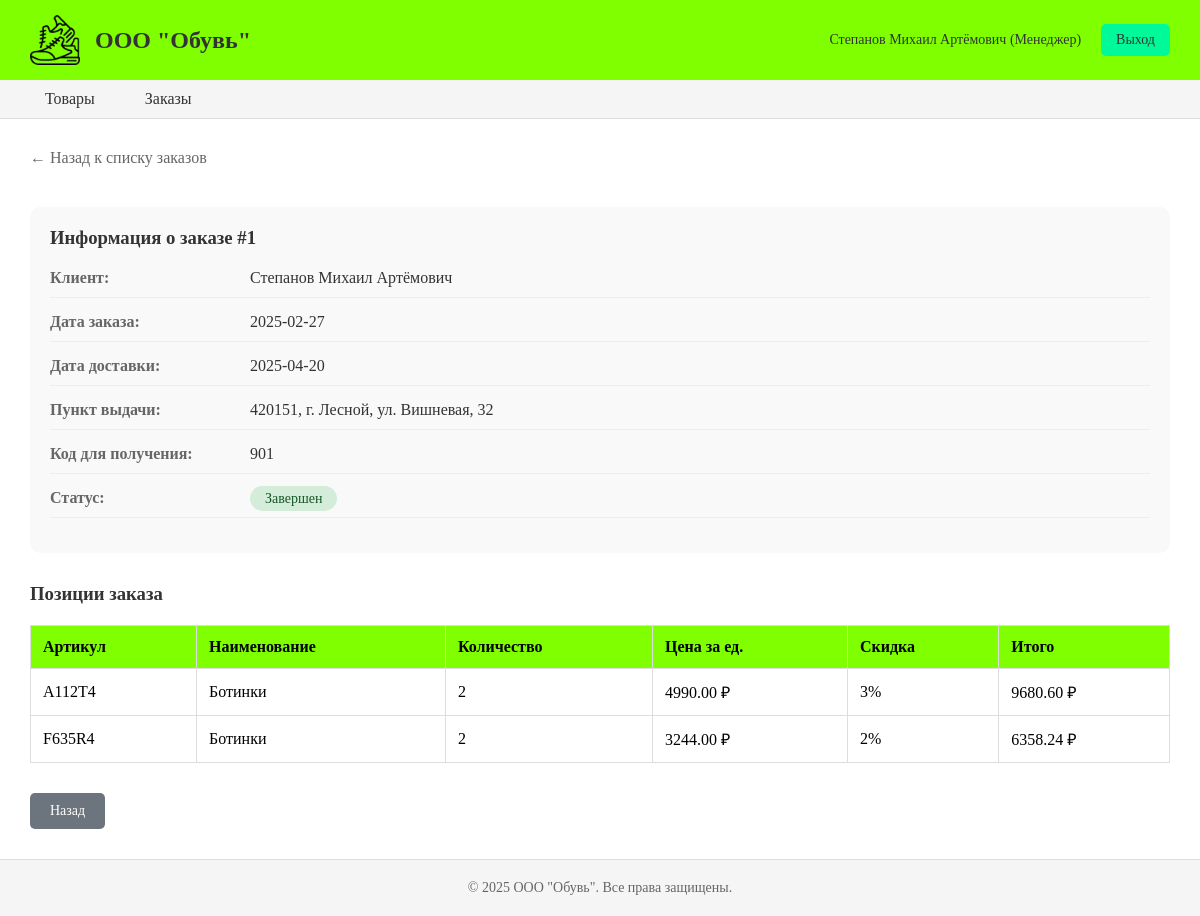
The page /order/1 (signed in) on the database its author committed.
### tables this page shows
CREATE TABLE users (
    id INTEGER PRIMARY KEY AUTOINCREMENT,
    full_name TEXT NOT NULL,
    login TEXT NOT NULL UNIQUE,
    password TEXT NOT NULL,
    role_id INTEGER NOT NULL,
    FOREIGN KEY (role_id) REFERENCES roles(id)
);

CREATE TABLE orders (
    id INTEGER PRIMARY KEY AUTOINCREMENT,
    order_number INTEGER NOT NULL UNIQUE,
    user_id INTEGER NOT NULL,
    pickup_point_id INTEGER NOT NULL,
    order_date TEXT NOT NULL,
    delivery_date TEXT,
    code TEXT NOT NULL,
    status_id INTEGER NOT NULL,
    FOREIGN KEY (user_id) REFERENCES users(id),
    FOREIGN KEY (pickup_point_id) REFERENCES pickup_points(id),
    FOREIGN KEY (status_id) REFERENCES order_statuses(id)
);

CREATE TABLE pickup_points (
    id INTEGER PRIMARY KEY AUTOINCREMENT,
    address TEXT NOT NULL
);

CREATE TABLE order_statuses (
    id INTEGER PRIMARY KEY AUTOINCREMENT,
    name TEXT NOT NULL UNIQUE
);

CREATE TABLE order_items (
    id INTEGER PRIMARY KEY AUTOINCREMENT,
    order_id INTEGER NOT NULL,
    product_id INTEGER NOT NULL,
    quantity INTEGER NOT NULL,
    FOREIGN KEY (order_id) REFERENCES orders(id),
    FOREIGN KEY (product_id) REFERENCES products(id)
);

CREATE TABLE products (
    id INTEGER PRIMARY KEY AUTOINCREMENT,
    article TEXT NOT NULL UNIQUE,
    name TEXT NOT NULL,
    unit TEXT NOT NULL,
    price REAL NOT NULL,
    supplier_id INTEGER NOT NULL,
    manufacturer_id INTEGER NOT NULL,
    category_id INTEGER NOT NULL,
    discount INTEGER DEFAULT 0,
    quantity INTEGER DEFAULT 0,
    description TEXT,
    photo TEXT,
    FOREIGN KEY (supplier_id) REFERENCES suppliers(id),
    FOREIGN KEY (manufacturer_id) REFERENCES manufacturers(id),
    FOREIGN KEY (category_id) REFERENCES categories(id)
);

### app.py (the view)
@app.route('/order/<int:order_id>')
@manager_required
def order_detail(order_id):
    order = query_db('''
        SELECT o.*, u.full_name as user_name, s.name as status_name, pp.address as pickup_address
        FROM orders o
        JOIN users u ON o.user_id = u.id
        JOIN order_statuses s ON o.status_id = s.id
        JOIN pickup_points pp ON o.pickup_point_id = pp.id
        WHERE o.id = ?
    ''', (order_id,), one=True)
    if not order:
        flash('Заказ не найден', 'error')
        return redirect(url_for('orders'))
    items = query_db('''
        SELECT oi.*, p.name as product_name, p.article, p.price, p.discount
        FROM order_items oi
        JOIN products p ON oi.product_id = p.id
        WHERE oi.order_id = ?
    ''', (order_id,))
    return render_template('order_detail.html', order=order, items=items)

### app.py (called while the page is built)
def get_db():
    if 'db' not in g:
        g.db = sqlite3.connect(DATABASE)
        g.db.row_factory = sqlite3.Row
    return g.db

def query_db(query, args=(), one=False):
    cur = get_db().execute(query, args)
    rv = cur.fetchall()
    cur.close()
    return (rv[0] if rv else None) if one else rv

def manager_required(f):
    @wraps(f)
    def decorated_function(*args, **kwargs):
        if 'user_id' not in session:
            flash('Для доступа к этой странице необходимо авторизоваться', 'error')
            return redirect(url_for('login'))
        if session.get('role') not in ['Менеджер', 'Администратор']:
            flash('У вас нет прав для выполнения этого действия', 'error')
            return redirect(url_for('products'))
        return f(*args, **kwargs)
    return decorated_function

@app.context_processor
def inject_globals():
    return {
        'colors': COLORS,
        'current_user': session.get('full_name'),
        'user_role': session.get('role')
    }

### templates/order_detail.html (shortened to what this page needs)
{% extends "base.html" %}
{% block content %}
<a href="{{ url_for('orders') }}" class="back-link">← Назад к списку заказов</a>
<div class="order-detail">
    <div class="order-info">
        <h3>Информация о заказе #{{ order.order_number }}</h3>
        <div class="info-row">
            <div class="info-label">Клиент:</div>
            <div class="info-value">{{ order.user_name }}</div>
        </div>
        <div class="info-row">
            <div class="info-label">Дата заказа:</div>
            <div class="info-value">{{ order.order_date }}</div>
        </div>
        <div class="info-row">
            <div class="info-label">Дата доставки:</div>
            <div class="info-value">{{ order.delivery_date or 'Не указана' }}</div>
        </div>
        <div class="info-row">
            <div class="info-label">Пункт выдачи:</div>
            <div class="info-value">{{ order.pickup_address }}</div>
        </div>
        <div class="info-row">
            <div class="info-label">Код для получения:</div>
            <div class="info-value">{{ order.code }}</div>
        </div>
        <div class="info-row">
            <div class="info-label">Статус:</div>
            <div class="info-value">
                {% if order.status_name == 'Новый' %}
                    <span class="status-new">{{ order.status_name }}</span>
                {% else %}
                    <span class="status-completed">{{ order.status_name }}</span>
                {% endif %}
            </div>
        </div>
    </div>
    <div class="items-section">
        <h3>Позиции заказа</h3>
        <table class="items-table">
            <thead>
                <tr>
                    <th>Артикул</th>
                    <th>Наименование</th>
                    <th>Количество</th>
                    <th>Цена за ед.</th>
                    <th>Скидка</th>
                    <th>Итого</th>
                </tr>
            </thead>
            <tbody>
                {% for item in items %}
                <tr>
                    <td>{{ item.article }}</td>
                    <td>{{ item.product_name }}</td>
                    <td>{{ item.quantity }}</td>
                    <td>{{ "%.2f"|format(item.price) }} ₽</td>
                    <td>{{ item.discount }}%</td>
                    <td>{{ "%.2f"|format(item.quantity * item.price * (100 - item.discount) / 100) }} ₽</td>
                </tr>
                {% endfor %}
            </tbody>
        </table>
    </div>
    <div class="actions">
        <a href="{{ url_for('orders') }}" class="btn btn-secondary">Назад</a>
    </div>
</div>
{% endblock %}

### templates/base.html (shortened to what this page needs)
<!DOCTYPE html>
<html lang="ru">
<head>
</head>
<body>
    <header>
        <div class="logo-container">
            <img src="{{ url_for('static', filename='images/Icon.png') }}" alt="Логотип">
            <h1>ООО "Обувь"</h1>
        </div>
        {% if current_user %}
        <div class="user-info">
            <span>{{ current_user }} ({{ user_role }})</span>
            <a href="{{ url_for('logout') }}">Выход</a>
        </div>
        {% endif %}
    </header>
    {% if current_user %}
    <nav>
        <ul>
            <li><a href="{{ url_for('products') }}" class="{% if request.endpoint == 'products' %}active{% endif %}">Товары</a></li>
            {% if user_role in ['Менеджер', 'Администратор'] %}
            <li><a href="{{ url_for('orders') }}" class="{% if request.endpoint == 'orders' %}active{% endif %}">Заказы</a></li>
            {% endif %}
        </ul>
    </nav>
    {% endif %}
    <main>
        {% block content %}{% endblock %}
    </main>
    <footer>
        <p>&copy; 2025 ООО "Обувь". Все права защищены.</p>
    </footer>
</body>
</html>

### rows shown on the page
users: full_name "Степанов Михаил Артёмович", user_name "Степанов Михаил Артёмович"
orders: order_number "1", order_date "2025-02-27", delivery_date "2025-04-20", code "901"
pickup_points: pickup_address "420151, г. Лесной, ул. Вишневая, 32"
order_statuses: status_name "Завершен"
order_items: article "А112Т4", product_name "Ботинки", quantity "2", discount "3", item.quantity*item.price*(100-item.discount)/100 "9680.60"
products: price "4990.00"
order_items: article "F635R4", product_name "Ботинки", quantity "2", discount "2", item.quantity*item.price*(100-item.discount)/100 "6358.24"
products: price "3244.00"

### other values the page prints
{{ user_role }} "Менеджер"
